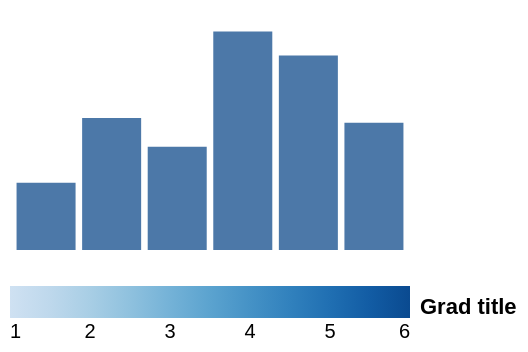

Vega-Lite specification stored for this chart:
### Vega specification from a JSON file in a GitHub repository (floating-point values rounded to 4 significant figures)
{"width": 200, "height": 120, "padding": 5, "data": [{"name": "t", "values": [{"a": "Alpha", "b": 28, "c": "x", "d": 1}, {"a": "Bravo", "b": 55, "c": "y", "d": 2}, {"a": "Charlie", "b": 43, "c": "x", "d": 3}, {"a": "Delta", "b": 91, "c": "z", "d": 4}, {"a": "Echo", "b": 81, "c": "y", "d": 5}, {"a": "Foxtrot", "b": 53, "c": "z", "d": 6}]}], "scales": [{"name": "x", "type": "band", "domain": {"data": "t", "field": "a"}, "range": "width", "padding": 0.1}, {"name": "y", "type": "linear", "domain": {"data": "t", "field": "b"}, "range": "height", "nice": true}, {"name": "color", "type": "ordinal", "domain": {"data": "t", "field": "c"}, "range": {"scheme": "category10"}}, {"name": "ramp", "type": "linear", "domain": {"data": "t", "field": "d"}, "range": {"scheme": "blues"}}, {"name": "size", "type": "linear", "domain": {"data": "t", "field": "b"}, "range": [10, 200]}, {"name": "shape", "type": "ordinal", "domain": {"data": "t", "field": "c"}, "range": "symbol"}, {"name": "quant", "type": "quantize", "domain": [0, 100], "range": {"scheme": "greens", "count": 4}}], "marks": [{"type": "rect", "from": {"data": "t"}, "encode": {"enter": {"x": {"scale": "x", "field": "a"}, "width": {"scale": "x", "band": 1}, "y": {"scale": "y", "field": "b"}, "y2": {"scale": "y", "value": 0}}}}], "legends": [{"fill": "ramp", "type": "gradient", "direction": "horizontal", "title": "Grad title", "titleOrient": "right", "titleAnchor": "end", "orient": "bottom"}]}
